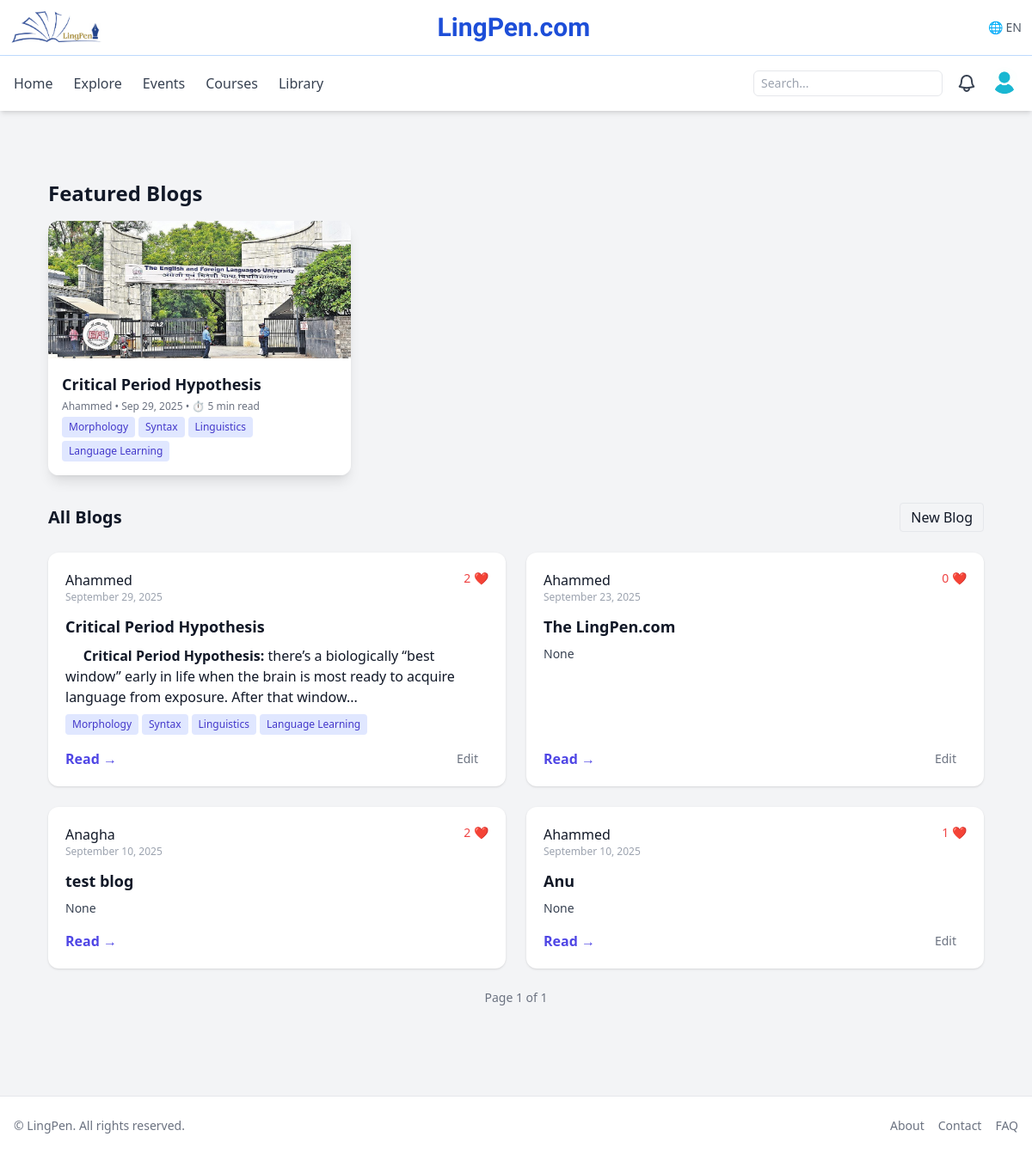
/blogs/ (signed in), run on the app's committed database.
### app/models.py (models this page shows, shortened)
class Blog(db.Model):
    __tablename__ = "blog"
    id = db.Column(db.Integer, primary_key=True)
    user_id = db.Column(db.Integer, db.ForeignKey("user.id"), nullable=False, index=True)
    title = db.Column(db.String(255), nullable=False)
    body = db.Column(db.Text, nullable=False)
    excerpt = db.Column(db.String(500))
    cover_image = db.Column(db.String(255))
    tags = db.Column(db.String(255))  # Comma-separated tags
    category = db.Column(db.String(100))  # e.g., Linguistics, Syntax, etc.
    reading_time = db.Column(db.Integer)  # in minutes
    is_featured = db.Column(db.Boolean, default=False)
    views = db.Column(db.Integer, default=0)
    created_at = db.Column(db.DateTime, default=datetime.utcnow)
    updated_at = db.Column(db.DateTime, onupdate=datetime.utcnow)
    user = db.relationship("User", backref=db.backref("blogs", lazy="dynamic"))
    likes = db.relationship("BlogLike", back_populates="blog", cascade="all, delete-orphan", lazy="dynamic")
    comments = db.relationship("BlogComment", back_populates="blog", cascade="all, delete-orphan", lazy="dynamic")
    bookmarked_by = db.relationship("User", secondary=blog_bookmarks,
                                    backref=db.backref("saved_blogs", lazy="dynamic"))

class Profile(db.Model):
    id = db.Column(db.Integer, primary_key=True)
    user_id = db.Column(db.Integer, db.ForeignKey("user.id"), unique=True)
    first_name = db.Column(db.String(80))
    last_name = db.Column(db.String(80))
    dob = db.Column(db.Date)
    photo_url = db.Column(db.String(255))
    cover_url = db.Column(db.String(255))
    about = db.Column(db.Text)
    primary_language = db.Column(db.String(80))
    interests = db.Column(db.String(255))
    proficiency_level = db.Column(db.String(50))
    user = db.relationship("User", back_populates="profile")

### app/blueprints/blogs/routes.py (the view)
@bp.route("/")
def index():
    page = request.args.get("page", 1, type=int)
    category = request.args.get("category")
    search = request.args.get("q")
    query = Blog.query.order_by(Blog.created_at.desc())
    if category:
        query = query.filter(Blog.category == category)
    if search:
        query = query.filter(
            Blog.title.ilike(f"%{search}%") |
            Blog.body.ilike(f"%{search}%") |
            Blog.tags.ilike(f"%{search}%")
        )
    featured = Blog.query.filter_by(is_featured=True).order_by(Blog.created_at.desc()).limit(3).all()
    blogs = query.paginate(page=page, per_page=10)
    return render_template("blogs/index.html", blogs=blogs, featured=featured, category=category, search=search)

### app/models.py (called while the page is built)
@login_manager.user_loader
def load_user(user_id):
    return db.session.get(User, int(user_id))

### app/templates/blogs/index.html (shortened to what this page needs)
{% extends 'base.html' %}
{% block content %}
<div class="max-w-6xl mx-auto my-8">
  {% if featured %}
  <div class="mb-8">
    <h2 class="text-2xl font-semibold mb-4">Featured Blogs</h2>
    <div class="grid md:grid-cols-3 gap-4">
      {% for blog in featured %}
        <a href="{{ url_for('blogs.detail', blog_id=blog.id) }}" class="block rounded-xl overflow-hidden shadow-lg hover:shadow-2xl transition relative">
          {% if blog.cover_image %}
            <img src="{{ url_for('static', filename=blog.cover_image) }}" class="w-full h-40 object-cover" alt="{{ blog.title }} cover image">
          {% endif %}
          <div class="p-4 bg-white">
            <h3 class="font-semibold text-gray-900 text-lg mb-1">{{ blog.title }}</h3>
            <p class="text-xs text-gray-500 mb-1">
              {{ blog.user.profile.first_name or blog.user.email }} • {{ blog.created_at.strftime('%b %d, %Y') }} • ⏱ {{ blog.reading_time or 1 }} min read
            </p>
            {% if blog.tags %}
              <div class="flex flex-wrap gap-1">
                {% for tag in blog.tags.split(',') %}
                  <span class="text-xs px-2 py-1 bg-indigo-100 text-indigo-700 rounded">{{ tag.strip() }}</span>
                {% endfor %}
              </div>
            {% endif %}
          </div>
        </a>
      {% endfor %}
    </div>
  </div>
  {% endif %}
  <div class="flex justify-between items-center mb-6">
    <h1 class="text-xl font-semibold">All Blogs</h1>
    {% if current_user.is_authenticated %}
      <a href="{{ url_for('blogs.create') }}" class="px-3 py-1 border rounded hover:bg-indigo-50 transition">New Blog</a>
    {% endif %}
  </div>
  <div class="grid md:grid-cols-2 gap-6">
    {% for blog in blogs.items %}
    <article class="bg-white rounded-xl shadow p-5 hover:shadow-2xl transition flex flex-col justify-between">
      <div>
        <div class="flex items-start justify-between">
          <div>
            <a href="{{ url_for('users.profile', user_id=blog.user.id) }}" class="font-medium text-gray-900">{{ blog.user.profile.first_name or blog.user.email }}</a>
            <div class="text-xs text-gray-400">{{ blog.created_at.strftime('%B %d, %Y') }}</div>
          </div>
          <div class="text-sm text-red-500">{{ blog.likes.count() }} ❤</div>
        </div>
        <h3 class="mt-3 text-lg font-semibold text-gray-900">
          <a href="{{ url_for('blogs.detail', blog_id=blog.id) }}" class="hover:underline">{{ blog.title }}</a>
        </h3>
        <p class="mt-2 text-gray-700 text-sm">
          {{ blog.excerpt|safe }}
        </p>
        {% if blog.tags %}
        <div class="mt-2 flex flex-wrap gap-1">
          {% for tag in blog.tags.split(',') %}
            <span class="text-xs px-2 py-1 bg-indigo-100 text-indigo-700 rounded">{{ tag.strip() }}</span>
          {% endfor %}
        </div>
        {% endif %}
      </div>
      <div class="mt-4 flex items-center justify-between">
        <a href="{{ url_for('blogs.detail', blog_id=blog.id) }}" class="text-indigo-600 font-semibold hover:underline">Read →</a>
        <div class="text-sm text-gray-500">
          {% if current_user.is_authenticated and (current_user.id==blog.user_id or current_user.is_admin) %}
            <a href="{{ url_for('blogs.edit', blog_id=blog.id) }}" class="mr-3 hover:underline">Edit</a>
          {% endif %}
        </div>
      </div>
    </article>
    {% endfor %}
  </div>
  <div class="mt-6 flex justify-center items-center gap-3">
    <div class="text-sm text-gray-500">Page {{ blogs.page }} of {{ blogs.pages }}</div>
  </div>
</div>
{% endblock %}

### data on the page
Blog: cover_image (picture), title "Critical Period Hypothesis", user.profile "Ahammed", created_at "Sep 29, 2025", reading_time "5", strip "Morphology" "Syntax" "Linguistics" "Language Learning", created_at "September 29, 2025", likes.count "2", excerpt "Critical Period Hypothesis: there’s a biologically “best window” early in life when the brain is most ready to acquire language from exposure. After that window...", strip "Morphology" "Syntax" "Linguistics" "Language Learning"
Blog: user.profile "Ahammed", created_at "September 23, 2025", likes.count "0", title "The LingPen.com", excerpt "None"
Blog: user.profile "Anagha", created_at "September 10, 2025", likes.count "2", title "test blog", excerpt "None"
Blog: user.profile "Ahammed", created_at "September 10, 2025", likes.count "1", title "Anu", excerpt "None"

### other printed values
{{ blogs.page }} "1"
{{ blogs.pages }} "1"
